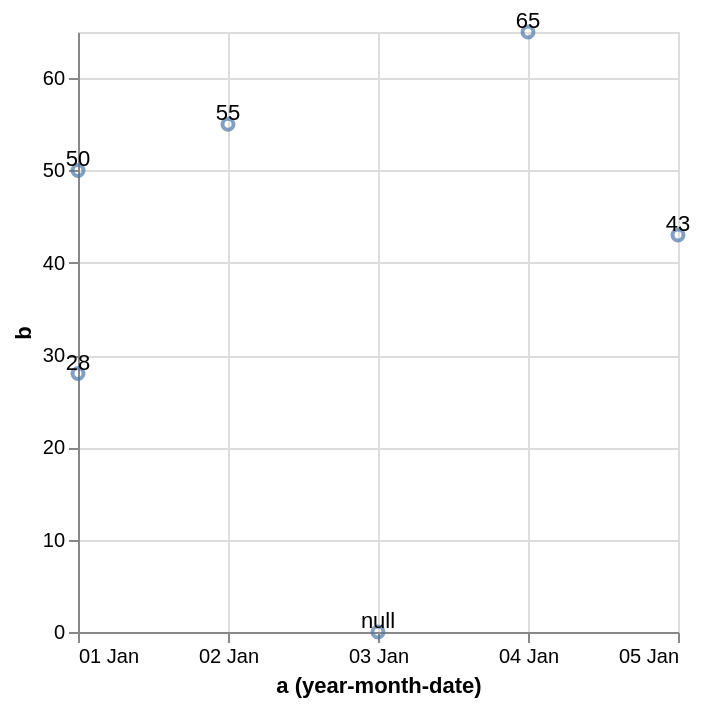

Source (Vega-Lite JSON):
### Vega-Lite specification from a JSON file in a GitHub repository (floating-point values rounded to 4 significant figures)
{"$schema": "https://vega.github.io/schema/vega-lite/v5.json", "data": {"values": [{"a": "Jan 1, 2000", "b": 28}, {"a": "Jan 2, 2000", "b": 55}, {"a": "Jan 3, 2000", "b": null}, {"a": "Jan 4, 2000", "b": 65}, {"a": "Jan 5, 2000", "b": 43}, {"a": null, "b": 50}]}, "encoding": {"x": {"timeUnit": "yearmonthdate", "field": "a", "type": "temporal", "axis": {"format": "%d %b"}}, "y": {"field": "b", "type": "quantitative"}}, "layer": [{"mark": {"type": "point", "invalid": "show"}}, {"mark": {"type": "text", "invalid": "show", "baseline": "bottom"}, "encoding": {"text": {"field": "b", "type": "quantitative"}}}]}
